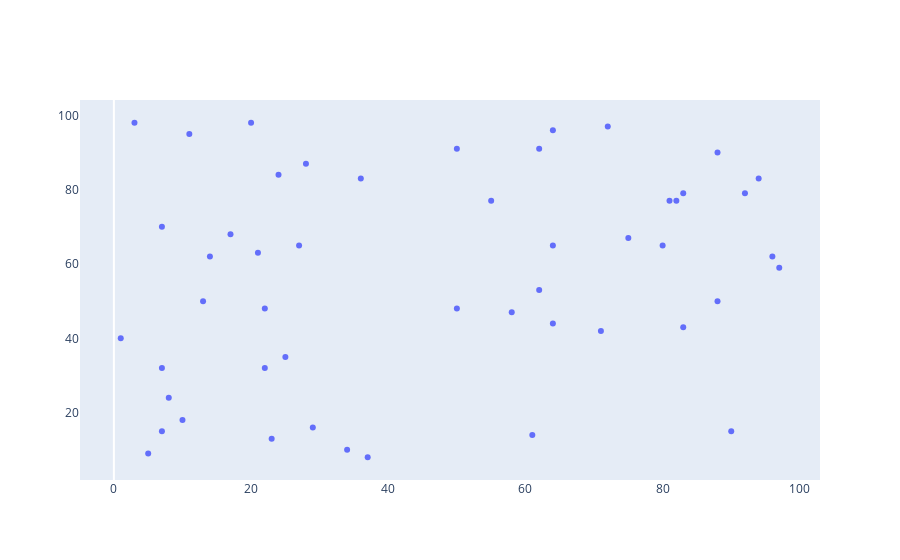

The code cell stored with this chart in its notebook:
### Code cell
random_x = np.random.randint(1,100,50)
random_y = np.random.randint(1,100,50)

data=[go.Scatter(x = random_x, y = random_y, mode ="markers")]

layout = go.Layout(xaxis=dict(showgrid= False, showline = False), 
                   yaxis=dict(showgrid= False,showline = False))

fig = go.Figure(data= data, layout = layout)
iplot(fig)

### Figure 1 — Plotly figure (JSON) as saved in the notebook; plotly's stock layout.template omitted (floating-point values rounded to 4 significant figures)
{"data": [{"mode": "markers", "type": "scatter", "x": [7, 7, 13, 90, 88, 14, 1, 29, 64, 28, 55, 75, 11, 3, 21, 72, 34, 8, 10, 37, 88, 71, 83, 92, 80, 96, 62, 27, 5, 50, 83, 17, 23, 94, 7, 50, 64, 81, 62, 24, 22, 22, 82, 61, 36, 58, 25, 20, 97, 64], "y": [70, 32, 50, 15, 50, 62, 40, 16, 96, 87, 77, 67, 95, 98, 63, 97, 10, 24, 18, 8, 90, 42, 43, 79, 65, 62, 91, 65, 9, 91, 79, 68, 13, 83, 15, 48, 65, 77, 53, 84, 48, 32, 77, 14, 83, 47, 35, 98, 59, 44]}], "layout": {"autosize": true, "xaxis": {"autorange": true, "range": [-4.719, 102.7], "showgrid": false, "showline": false, "type": "linear"}, "yaxis": {"autorange": true, "range": [0.5728, 105.4], "showgrid": false, "showline": false, "type": "linear"}}}
